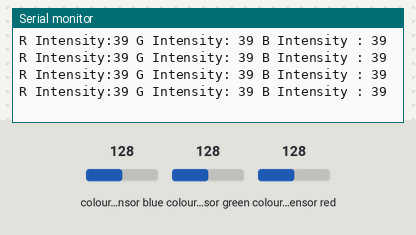
Recording of a sketch running on a simulated ESP8266 (NodeMCU). Shown: the last lines printed to the serial monitor. Wiring (inferred from the names in the program): TCS3200 colour sensor: output D1; S2 D7; S3 D8; S0 D5; S1 D6. The inputs (shaded band) are chosen by the test bench; at power-on: colour sensor blue 128, colour sensor green 128, colour sensor red 128.

Above: at 1.2 s.
1.3 s: colour sensor blue set to 191
At 1.71 s:
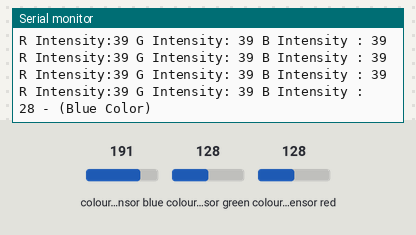
3.6 s: colour sensor green set to 250
At 3.81 s:
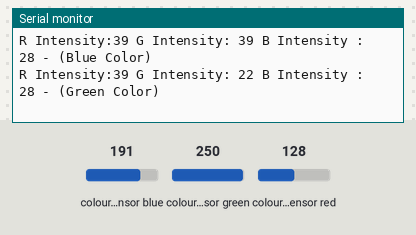
5.7 s: colour sensor red set to 5
At 5.92 s:
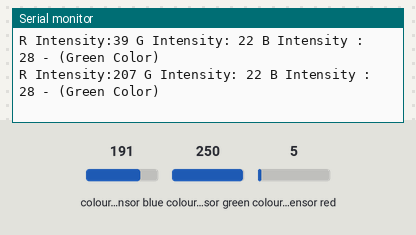

Measured:
- after the input at 1.3 s, the serial monitor: prints a new line after 0.20 s (image 1)
- after the input at 3.6 s, the serial monitor: prints a new line at once (image 2)
- after the input at 5.7 s, the serial monitor: prints a new line at once (image 3)

The sketch:

test3.ino
```cpp
const int s0 = D5;
const int s1 = D6;
const int s2 = D7;
const int s3 = D8;
const int out = D1;

int red = 0;
int green = 0;
int blue = 0;

void setup()
{
  Serial.begin(9600);
  pinMode(s0, OUTPUT);
  pinMode(s1, OUTPUT);
  pinMode(s2, OUTPUT);
  pinMode(s3, OUTPUT);
  pinMode(out, INPUT);

  digitalWrite(s0, HIGH);
  digitalWrite(s1, HIGH);
}

void loop()
{
  color();
  Serial.print("R Intensity:");
  Serial.print(red, DEC);
  Serial.print(" G Intensity: ");
  Serial.print(green, DEC);
  Serial.print(" B Intensity : ");
  Serial.print(blue, DEC);


  if (red < blue && red < green && red < 20)
  {
   Serial.println(" - (Red Color)");

  }

  else if (blue < red && blue < green)
  {
   Serial.println(" - (Blue Color)");

  }

  else if (green < red && green < blue)
  {
   Serial.println(" - (Green Color)");

  }
  else{
  Serial.println();
  }
  delay(300);

 }

void color()
{
  digitalWrite(s2, LOW);
  digitalWrite(s3, LOW);
  //count OUT, pRed, RED
  red = pulseIn(out, digitalRead(out) == HIGH ? LOW : HIGH);
  digitalWrite(s3, HIGH);
  //count OUT, pBLUE, BLUE
  blue = pulseIn(out, digitalRead(out) == HIGH ? LOW : HIGH);
  digitalWrite(s2, HIGH);
  //count OUT, pGreen, GREEN
  green = pulseIn(out, digitalRead(out) == HIGH ? LOW : HIGH);
}
```
